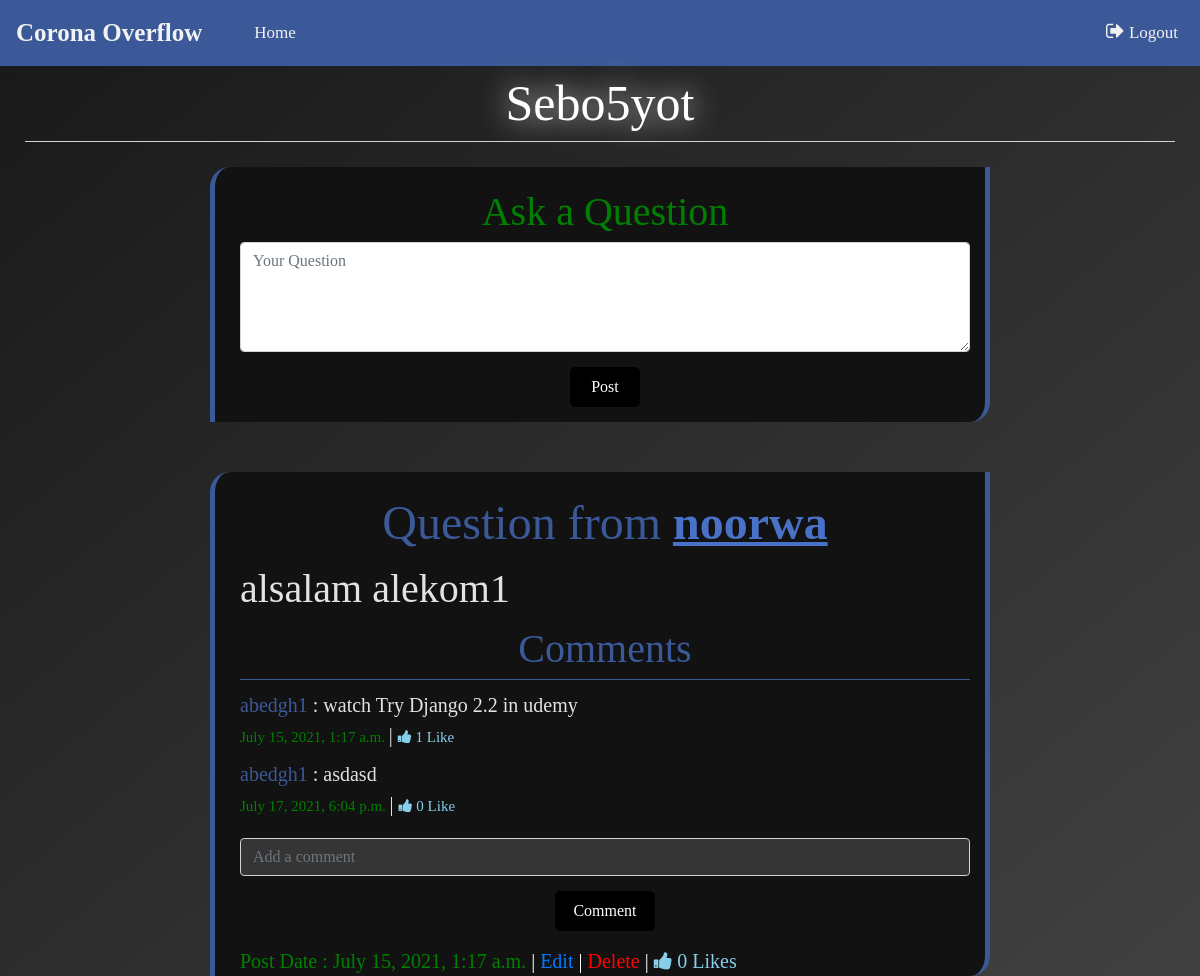
The page /home/room/Sebo5yot/ (signed in) on the database its author committed.
### blog/models.py (models this page shows)
class blog(models.Model):
    creator = models.ForeignKey(user,null=True,on_delete=models.SET_NULL)
    question = models.TextField(null=True,max_length=250)
    date = models.DateTimeField(auto_now_add=True)
    likes = models.IntegerField(default=0)
    room = models.ForeignKey(room,null=True,on_delete=models.SET_NULL)

class answer(models.Model):
    creator = models.ForeignKey(user,null=True,on_delete=models.SET_NULL)
    question =  models.ForeignKey(blog,null=True,on_delete=models.SET_NULL)
    answer = models.TextField(null=True,max_length=250)
    likes = models.IntegerField(default=0)
    date = models.DateTimeField(auto_now_add=True)

### blog/views.py (the view, shortened to what this page needs)
# urls.py: path('home/room/<str:name>/', inside_room , name='inside-room'),
@login_required(login_url='loginpage')
def inside_room(request,name):
    form = BlogModelForm(request.POST or None)
    form1 = AnswerModelForm(request.POST or None)
    obj = user.objects.filter(username=request.user).first()
    r = room.objects.get(name=name)
    blogs = blog.objects.filter(room=r).order_by('date').reverse()
    answers = answer.objects.all()
    content = {'blogs':blogs, 'obj':obj, 'name':name , 'answers':answers, 'form':form, 'form1':form1}
    return render(request,'inside_room.html',content)

### Group11/forms.py
class BlogModelForm(forms.ModelForm):
    class Meta:
        model = blog
        fields = ['question']
        widgets = {
            'question': forms.Textarea(attrs={'class': 'form-control input-text','placeholder': 'Your Question','rows':4}),
        }

class AnswerModelForm(forms.ModelForm):
    class Meta:
        model = answer
        fields = ['answer']
        widgets = {
            'answer': forms.TextInput(attrs={'class': 'form-control input-text answer','placeholder': 'Add a comment'}),
        }

### Group11/templates/inside_room.html (shortened to what this page needs)
{% extends "base.html" %}
{% block title %} {{name}} {% endblock %}
{% block style %}
{% load static %}
<link rel="stylesheet" href="{% static 'css/inside_room.css' %}">
<link rel="stylesheet" href="https://cdnjs.cloudflare.com/ajax/libs/font-awesome/4.7.0/css/font-awesome.min.css">
{% endblock %}
{% block nav-items %}
    <a href="{% url 'home' %}" class="newroom" style=" margin-left: 20px;">Home</a>
{% endblock %}
{% block content %}
{% if not obj.is_teacher %}
<form style="text-align: center;" class="room" method="post" action=".">
    <div style="font-size: 40px; color: green;">Ask a Question</div>
    {{form.question}}
    <button style="margin: 15px;"  type="submit" class="btn btn-black">Post</button>
</form>
{% endif %}
{% for blog in blogs %}
<div class="room" >
    <div style="font-size: 40px; color:hsla(0, 100%, 100%, 0.88) ; display: block;" >
        <div style="color: #3b5998; text-align: center; font-size: larger;">Question from <span style="color:#4971c8; text-decoration: underline; font-weight: 700;">{{blog.creator}}</span> </div>
        <div > {{blog.question}}</div>
        <div style="margin-bottom: 10px; text-align: center; color: #3b5998; width: 100%; border-bottom: 1px solid #3b5998;">Comments</div>
        {% for answer in answers %}
            {% if  answer.question == blog %}
            <div>
                <div style="display: inline-block;  font-size: 20px;">
                    <div>
                        <div style="display: inline-block; color: #3b5998;">{{answer.creator}}</div>
                         : {{answer.answer}}
                    </div>
                     <span style="   font-size: 15px; color: green;">
                        {{ answer.date }}
                    </span>
                    | <a style="font-size: 15px;" href="{% url 'likeanswer' name answer.pk %}" class="fa fa-thumbs-up faa"> {{ answer.likes }} Like</a>
                </div>
            </div>
            {% endif %}
        {% endfor %}
        <form style="text-align: center; margin-top: 10px;"  method="post" action={% url 'create_answer' name blog.pk %}>
            {{form1.answer}}
            <button style="margin: 15px; width: 100px;"  type="submit" class="btn btn-black">Comment</button>
        <span style=" display: block;  font-size: 20px; color: white;">
            <span style="color: green;"> Post Date : {{ blog.date }}</span>
            {% if obj.username == blog.creator.username %} | <a href="{% url 'update-blog' name blog.pk %}">Edit</a> {% endif %}
            {% if obj.username == blog.creator.username or obj.is_teacher %} | <a style="color:red;" href="{% url 'delete-blog' name blog.pk %}">Delete</a>{% endif %}
            | <a href="{% url 'like' name blog.pk %}" class="fa fa-thumbs-up faa"> {{ blog.likes }} Likes</a>
        </span>
    </div>
</div>
{% endfor %}
{% endblock %}

### Group11/static/css/base.css (style rules this page uses)
html { height:100vh; }
body { font-family: 'Times New Roman',"Lato", sans-serif; margin: 0; background-color: #181818; height: 100vh; background: linear-gradient(to bottom right,#181818,rgb(65, 65, 65)); color: white; background-repeat: no-repeat; background-attachment: fixed; }
.btn-black { background-color: #000 ; color: #fff; border-radius: 5px; padding: 5px; border-color: black; width: 70px; height: 40px; }
.newroom { color: #ffffff; margin-left: 20px; transition: 0.35s all ease-out; text-decoration: none; float: right; margin-right: 20px; }
.topnav a { float: left; display: block; color: #f2f2f2; text-align: center; padding: 14px 16px; text-decoration: none; font-size: 17px; margin: 6px; }

### Group11/static/css/inside_room.css (style rules this page uses)
.room { border-radius: 20px 0 20px 0; background-color: hsl(0, 0%, 7%); margin: 0 auto; margin-bottom: 50px; border-left:5px solid #3b5998; border-right:5px solid #3b5998; display: block; padding: 15px 15px 0px 25px; color:hsla(0, 100%, 100%, 0.88) ; width: 65%; transition: 0.5s all ease-out; }
.answer { background-color: rgb(53, 53, 53); }
.faa { font-size: 20px; cursor: pointer; user-select: none; transition: 0.2s all ease-out; color: skyblue; }

### rows shown on the page
blog: creator "noorwa", question "alsalam alekom1", date "July 15, 2021, 1:17 a.m.", shows "Edit", shows "Delete", likes "0"
answer: creator "abedgh1", answer "watch Try Django 2.2 in udemy", date "July 15, 2021, 1:17 a.m.", likes "1"
answer: creator "abedgh1", answer "asdasd", date "July 17, 2021, 6:04 p.m.", likes "0"

### other values the page prints
{{ name }} "Sebo5yot"
